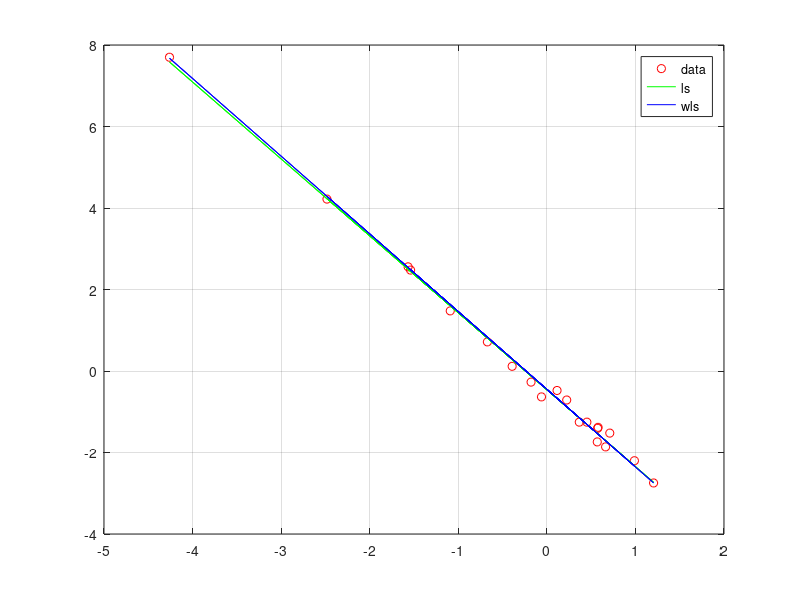

Write the MATLAB code that produced this figure.
clear;

N = 20;

coords = zeros(N,2);
W = zeros(N);

a = randn;
b = randn;

for k=1 : N
    coords(k,1) = randn;
    coords(k,2) = a*coords(k,1) + b + (0.2*randn);
    W(k,k) = 1 + sqrt(coords(k,1)*coords(k,1) + coords(k,2)*coords(k,2));
end

X = [coords(:,1) ones(N,1)];

u_norm = inv(X'*X) * X' * coords(:,2);
eq_norm = u_norm(1)*coords(:,1) + u_norm(2);

u_weighted = inv(X'*W'*W*X) * X' * W' * W * coords(:,2);
eq_weighted = u_weighted(1)*coords(:,1) + u_weighted(2);

plot(coords(:,1),coords(:,2),'ro');
hold on;
plot(coords(:,1),eq_norm,'g-');
plot(coords(:,1),eq_weighted,'b-');
legend('data', 'ls', 'wls');
grid on;
hold off;

